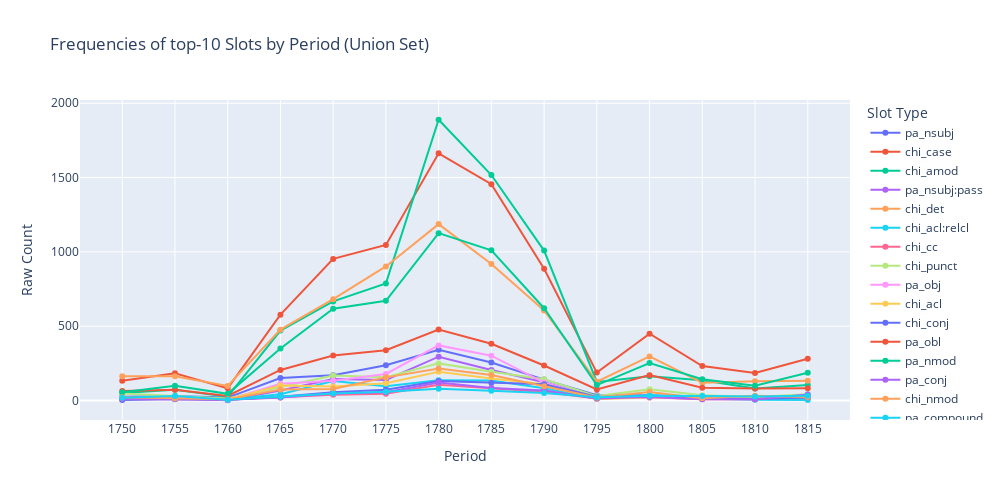

The notebook cell this image was saved under:
### Code cell
from SynFlow.SCD import plot_freq_top_union_slots_by_period

plot_freq_top_union_slots_by_period(
    json_path=slot_json_path,
    top_n=10,
    normalized=False,
    relative=False,
    token_counts=token_counts,
)

### Figure 1 — Plotly figure (JSON) as saved in the notebook; plotly's stock layout.template omitted (floating-point values rounded to 4 significant figures)
{"data": [{"hovertemplate": "Slot Type=pa_nsubj<br>Period=%{x}<br>Frequency=%{y}<extra></extra>", "legendgroup": "pa_nsubj", "line": {"color": "#636efa", "dash": "solid"}, "marker": {"symbol": "circle"}, "mode": "lines+markers", "name": "pa_nsubj", "orientation": "v", "showlegend": true, "type": "scatter", "x": ["1750", "1755", "1760", "1765", "1770", "1775", "1780", "1785", "1790", "1795", "1800", "1805", "1810", "1815"], "xaxis": "x", "y": [26.0, 31.0, 20.0, 152.0, 171.0, 238.0, 342.0, 256.0, 141.0, 36.0, 35.0, 27.0, 16.0, 22.0], "yaxis": "y"}, {"hovertemplate": "Slot Type=chi_case<br>Period=%{x}<br>Frequency=%{y}<extra></extra>", "legendgroup": "chi_case", "line": {"color": "#EF553B", "dash": "solid"}, "marker": {"symbol": "circle"}, "mode": "lines+markers", "name": "chi_case", "orientation": "v", "showlegend": true, "type": "scatter", "x": ["1750", "1755", "1760", "1765", "1770", "1775", "1780", "1785", "1790", "1795", "1800", "1805", "1810", "1815"], "xaxis": "x", "y": [133.0, 183.0, 82.0, 578.0, 953.0, 1047.0, 1663.0, 1455.0, 887.0, 188.0, 450.0, 232.0, 185.0, 281.0], "yaxis": "y"}, {"hovertemplate": "Slot Type=chi_amod<br>Period=%{x}<br>Frequency=%{y}<extra></extra>", "legendgroup": "chi_amod", "line": {"color": "#00cc96", "dash": "solid"}, "marker": {"symbol": "circle"}, "mode": "lines+markers", "name": "chi_amod", "orientation": "v", "showlegend": true, "type": "scatter", "x": ["1750", "1755", "1760", "1765", "1770", "1775", "1780", "1785", "1790", "1795", "1800", "1805", "1810", "1815"], "xaxis": "x", "y": [51.0, 73.0, 26.0, 471.0, 667.0, 788.0, 1889.0, 1517.0, 1009.0, 125.0, 164.0, 137.0, 81.0, 105.0], "yaxis": "y"}, {"hovertemplate": "Slot Type=pa_nsubj:pass<br>Period=%{x}<br>Frequency=%{y}<extra></extra>", "legendgroup": "pa_nsubj:pass", "line": {"color": "#ab63fa", "dash": "solid"}, "marker": {"symbol": "circle"}, "mode": "lines+markers", "name": "pa_nsubj:pass", "orientation": "v", "showlegend": true, "type": "scatter", "x": ["1750", "1755", "1760", "1765", "1770", "1775", "1780", "1785", "1790", "1795", "1800", "1805", "1810", "1815"], "xaxis": "x", "y": [17.0, 16.0, 2.0, 68.0, 145.0, 139.0, 295.0, 206.0, 123.0, 21.0, 22.0, 15.0, 12.0, 16.0], "yaxis": "y"}, {"hovertemplate": "Slot Type=chi_det<br>Period=%{x}<br>Frequency=%{y}<extra></extra>", "legendgroup": "chi_det", "line": {"color": "#FFA15A", "dash": "solid"}, "marker": {"symbol": "circle"}, "mode": "lines+markers", "name": "chi_det", "orientation": "v", "showlegend": true, "type": "scatter", "x": ["1750", "1755", "1760", "1765", "1770", "1775", "1780", "1785", "1790", "1795", "1800", "1805", "1810", "1815"], "xaxis": "x", "y": [163.0, 164.0, 98.0, 477.0, 682.0, 902.0, 1187.0, 919.0, 606.0, 127.0, 297.0, 120.0, 130.0, 133.0], "yaxis": "y"}, {"hovertemplate": "Slot Type=chi_acl:relcl<br>Period=%{x}<br>Frequency=%{y}<extra></extra>", "legendgroup": "chi_acl:relcl", "line": {"color": "#19d3f3", "dash": "solid"}, "marker": {"symbol": "circle"}, "mode": "lines+markers", "name": "chi_acl:relcl", "orientation": "v", "showlegend": true, "type": "scatter", "x": ["1750", "1755", "1760", "1765", "1770", "1775", "1780", "1785", "1790", "1795", "1800", "1805", "1810", "1815"], "xaxis": "x", "y": [12.0, 8.0, 7.0, 42.0, 132.0, 96.0, 137.0, 135.0, 83.0, 10.0, 37.0, 14.0, 6.0, 4.0], "yaxis": "y"}, {"hovertemplate": "Slot Type=chi_cc<br>Period=%{x}<br>Frequency=%{y}<extra></extra>", "legendgroup": "chi_cc", "line": {"color": "#FF6692", "dash": "solid"}, "marker": {"symbol": "circle"}, "mode": "lines+markers", "name": "chi_cc", "orientation": "v", "showlegend": true, "type": "scatter", "x": ["1750", "1755", "1760", "1765", "1770", "1775", "1780", "1785", "1790", "1795", "1800", "1805", "1810", "1815"], "xaxis": "x", "y": [8.0, 10.0, 5.0, 21.0, 39.0, 45.0, 106.0, 83.0, 58.0, 13.0, 22.0, 8.0, 8.0, 39.0], "yaxis": "y"}, {"hovertemplate": "Slot Type=chi_punct<br>Period=%{x}<br>Frequency=%{y}<extra></extra>", "legendgroup": "chi_punct", "line": {"color": "#B6E880", "dash": "solid"}, "marker": {"symbol": "circle"}, "mode": "lines+markers", "name": "chi_punct", "orientation": "v", "showlegend": true, "type": "scatter", "x": ["1750", "1755", "1760", "1765", "1770", "1775", "1780", "1785", "1790", "1795", "1800", "1805", "1810", "1815"], "xaxis": "x", "y": [48.0, 33.0, 14.0, 91.0, 168.0, 157.0, 250.0, 193.0, 143.0, 30.0, 76.0, 35.0, 24.0, 42.0], "yaxis": "y"}, {"hovertemplate": "Slot Type=pa_obj<br>Period=%{x}<br>Frequency=%{y}<extra></extra>", "legendgroup": "pa_obj", "line": {"color": "#FF97FF", "dash": "solid"}, "marker": {"symbol": "circle"}, "mode": "lines+markers", "name": "pa_obj", "orientation": "v", "showlegend": true, "type": "scatter", "x": ["1750", "1755", "1760", "1765", "1770", "1775", "1780", "1785", "1790", "1795", "1800", "1805", "1810", "1815"], "xaxis": "x", "y": [15.0, 18.0, 6.0, 113.0, 134.0, 179.0, 371.0, 302.0, 121.0, 16.0, 18.0, 21.0, 12.0, 34.0], "yaxis": "y"}, {"hovertemplate": "Slot Type=chi_acl<br>Period=%{x}<br>Frequency=%{y}<extra></extra>", "legendgroup": "chi_acl", "line": {"color": "#FECB52", "dash": "solid"}, "marker": {"symbol": "circle"}, "mode": "lines+markers", "name": "chi_acl", "orientation": "v", "showlegend": true, "type": "scatter", "x": ["1750", "1755", "1760", "1765", "1770", "1775", "1780", "1785", "1790", "1795", "1800", "1805", "1810", "1815"], "xaxis": "x", "y": [8.0, 11.0, 7.0, 102.0, 94.0, 117.0, 193.0, 148.0, 109.0, 10.0, 21.0, 21.0, 18.0, 21.0], "yaxis": "y"}, {"hovertemplate": "Slot Type=chi_conj<br>Period=%{x}<br>Frequency=%{y}<extra></extra>", "legendgroup": "chi_conj", "line": {"color": "#636efa", "dash": "solid"}, "marker": {"symbol": "circle"}, "mode": "lines+markers", "name": "chi_conj", "orientation": "v", "showlegend": true, "type": "scatter", "x": ["1750", "1755", "1760", "1765", "1770", "1775", "1780", "1785", "1790", "1795", "1800", "1805", "1810", "1815"], "xaxis": "x", "y": [4.0, 10.0, 6.0, 26.0, 55.0, 72.0, 132.0, 119.0, 110.0, 25.0, 28.0, 15.0, 10.0, 21.0], "yaxis": "y"}, {"hovertemplate": "Slot Type=pa_obl<br>Period=%{x}<br>Frequency=%{y}<extra></extra>", "legendgroup": "pa_obl", "line": {"color": "#EF553B", "dash": "solid"}, "marker": {"symbol": "circle"}, "mode": "lines+markers", "name": "pa_obl", "orientation": "v", "showlegend": true, "type": "scatter", "x": ["1750", "1755", "1760", "1765", "1770", "1775", "1780", "1785", "1790", "1795", "1800", "1805", "1810", "1815"], "xaxis": "x", "y": [65.0, 72.0, 31.0, 206.0, 303.0, 338.0, 478.0, 382.0, 236.0, 75.0, 171.0, 86.0, 81.0, 83.0], "yaxis": "y"}, {"hovertemplate": "Slot Type=pa_nmod<br>Period=%{x}<br>Frequency=%{y}<extra></extra>", "legendgroup": "pa_nmod", "line": {"color": "#00cc96", "dash": "solid"}, "marker": {"symbol": "circle"}, "mode": "lines+markers", "name": "pa_nmod", "orientation": "v", "showlegend": true, "type": "scatter", "x": ["1750", "1755", "1760", "1765", "1770", "1775", "1780", "1785", "1790", "1795", "1800", "1805", "1810", "1815"], "xaxis": "x", "y": [56.0, 100.0, 45.0, 350.0, 618.0, 671.0, 1126.0, 1011.0, 621.0, 104.0, 252.0, 143.0, 100.0, 187.0], "yaxis": "y"}, {"hovertemplate": "Slot Type=pa_conj<br>Period=%{x}<br>Frequency=%{y}<extra></extra>", "legendgroup": "pa_conj", "line": {"color": "#ab63fa", "dash": "solid"}, "marker": {"symbol": "circle"}, "mode": "lines+markers", "name": "pa_conj", "orientation": "v", "showlegend": true, "type": "scatter", "x": ["1750", "1755", "1760", "1765", "1770", "1775", "1780", "1785", "1790", "1795", "1800", "1805", "1810", "1815"], "xaxis": "x", "y": [10.0, 10.0, 5.0, 21.0, 47.0, 56.0, 122.0, 85.0, 67.0, 13.0, 24.0, 8.0, 8.0, 40.0], "yaxis": "y"}, {"hovertemplate": "Slot Type=chi_nmod<br>Period=%{x}<br>Frequency=%{y}<extra></extra>", "legendgroup": "chi_nmod", "line": {"color": "#FFA15A", "dash": "solid"}, "marker": {"symbol": "circle"}, "mode": "lines+markers", "name": "chi_nmod", "orientation": "v", "showlegend": true, "type": "scatter", "x": ["1750", "1755", "1760", "1765", "1770", "1775", "1780", "1785", "1790", "1795", "1800", "1805", "1810", "1815"], "xaxis": "x", "y": [23.0, 13.0, 8.0, 75.0, 77.0, 156.0, 215.0, 172.0, 97.0, 20.0, 58.0, 15.0, 32.0, 24.0], "yaxis": "y"}, {"hovertemplate": "Slot Type=pa_compound<br>Period=%{x}<br>Frequency=%{y}<extra></extra>", "legendgroup": "pa_compound", "line": {"color": "#19d3f3", "dash": "solid"}, "marker": {"symbol": "circle"}, "mode": "lines+markers", "name": "pa_compound", "orientation": "v", "showlegend": true, "type": "scatter", "x": ["1750", "1755", "1760", "1765", "1770", "1775", "1780", "1785", "1790", "1795", "1800", "1805", "1810", "1815"], "xaxis": "x", "y": [19.0, 30.0, 6.0, 25.0, 47.0, 59.0, 79.0, 66.0, 51.0, 22.0, 33.0, 30.0, 27.0, 32.0], "yaxis": "y"}], "layout": {"height": 500, "legend": {"title": {"text": "Slot Type"}, "tracegroupgap": 0}, "title": {"text": "Frequencies of top-10 Slots by Period (Union Set)"}, "width": 1000, "xaxis": {"anchor": "y", "domain": [0, 1], "title": {"text": "Period"}}, "yaxis": {"anchor": "x", "domain": [0, 1], "title": {"text": "Raw Count"}}}}
